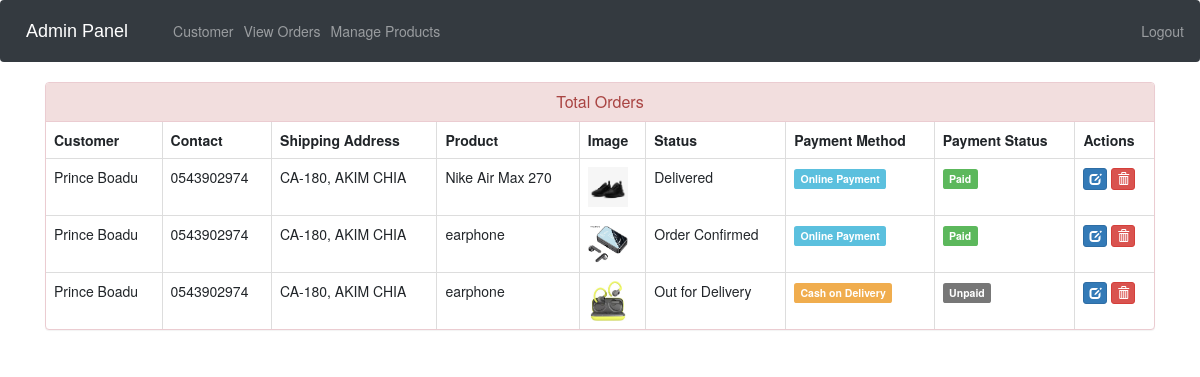
The page /admin-view-booking (signed in) on the database its author committed.
### ecom/models.py (models this page shows, shortened)
class Customer(models.Model):
    user=models.OneToOneField(User,on_delete=models.CASCADE)
    profile_pic= models.ImageField(upload_to='profile_pic/CustomerProfilePic/',null=True,blank=True)
    address = models.CharField(max_length=40)
    mobile = models.CharField(max_length=20,null=False)
    @property
    def get_name(self):
        return self.user.first_name+" "+self.user.last_name

class Orders(models.Model):
    STATUS =(
        ('Pending','Pending'),
        ('Order Confirmed','Order Confirmed'),
        ('Out for Delivery','Out for Delivery'),
        ('Delivered','Delivered'),
    )
    PAYMENT_METHOD = (
        ('Online Payment','Online Payment (Card/MoMo)'),
        ('Cash on Delivery','Cash on Delivery'),
    )
    PAYMENT_STATUS = (
        ('Paid','Paid'),
        ('Unpaid','Unpaid'),
    )
    customer=models.ForeignKey('Customer', on_delete=models.CASCADE,null=True)
    product=models.ForeignKey('Product',on_delete=models.CASCADE,null=True)
    email = models.CharField(max_length=50,null=True)
    address = models.CharField(max_length=500,null=True)
    mobile = models.CharField(max_length=20,null=True)
    order_date= models.DateField(auto_now_add=True,null=True)
    status=models.CharField(max_length=50,null=True,choices=STATUS)
    payment_method=models.CharField(max_length=20,null=True,choices=PAYMENT_METHOD,default='Online Payment')
    payment_status=models.CharField(max_length=10,null=True,choices=PAYMENT_STATUS,default='Unpaid')

class Product(models.Model):
    name=models.CharField(max_length=40)
    product_image= models.ImageField(upload_to='product_image/',null=True,blank=True)
    price = models.PositiveIntegerField()
    description=models.CharField(max_length=40)

### ecom/views.py (the view)
# urls.py: path('admin-view-booking', views.admin_view_booking_view,name='admin-view-booking'),
@login_required(login_url='adminlogin')
def admin_view_booking_view(request):
    orders=models.Orders.objects.all()
    ordered_products=[]
    ordered_bys=[]
    for order in orders:
        ordered_product=models.Product.objects.all().filter(id=order.product.id)
        ordered_by=models.Customer.objects.all().filter(id = order.customer.id)
        ordered_products.append(ordered_product)
        ordered_bys.append(ordered_by)
    return render(request,'ecom/admin_view_booking.html',{'data':zip(ordered_products,ordered_bys,orders)})

### templates/ecom/admin_view_booking.html (shortened to what this page needs)
{% extends 'ecom/admin_base.html' %}
{% load static %}
{% block content %}
<head>
  <link href="//netdna.bootstrapcdn.com/bootstrap/3.0.0/css/bootstrap.min.css" rel="stylesheet" id="bootstrap-css">
</head>
<div class="container">
  <div class="panel panel-danger">
    <div class="panel-heading">
      <h6 class="panel-title">Total Orders</h6>
    </div>
    <table class="table table-hover table-bordered" id="dev-table">
      <thead>
        <tr>
          <th>Customer</th>
          <th>Contact</th>
          <th>Shipping Address</th>
          <th>Product</th>
          <th>Image</th>
          <th>Status</th>
          <th>Payment Method</th>
          <th>Payment Status</th>
          <th>Actions</th>
        </tr>
      </thead>
      {% for product,customer,order in data %}
      <tr>
        {% for c in customer %}
        <td> {{c.get_name}}</td>
        <td>{{c.mobile}}</td>
        <td>{{order.address}}</td>
        {% endfor %}
        {% for p in product %}
        <td> {{p.name}}</td>
        <td> <img src="{% static p.product_image.url %}" alt="Profile Pic" height="40px" width="40px" /></td>
        <td>{{order.status}}</td>
        <td>
          {% if order.payment_method == 'Cash on Delivery' %}
          <span class="label label-warning">Cash on Delivery</span>
          {% else %}
          <span class="label label-info">Online Payment</span>
          {% endif %}
        </td>
        <td>
          {% if order.payment_status == 'Paid' %}
          <span class="label label-success">Paid</span>
          {% else %}
          <span class="label label-default">Unpaid</span>
          {% endif %}
        </td>
        <td><a class="btn btn-primary btn-xs" href="{% url 'update-order' order.id  %}"><span class="glyphicon glyphicon-edit"></span></a>
        <a class="btn btn-danger btn-xs" href="{% url 'delete-order' order.id  %}"><span class="glyphicon glyphicon-trash"></span></a></td>
        {% endfor %}
      </tr>
      {% endfor %}
    </table>
  </div>
</div>
{% endblock content %}

### templates/ecom/admin_view_booking.html (style rules this page uses)
a:link { text-decoration: none; }
h6 { text-align: center; }

### rows shown on the page
Orders: address "CA-180, AKIM CHIA", status "Delivered"
Customer: get_name "Prince Boadu", mobile "0543902974"
Product: name "Nike Air Max 270", product_image (picture), shows "Online Payment", shows "Paid"
Orders: address "CA-180, AKIM CHIA", status "Order Confirmed"
Product: name "earphone", product_image (picture), shows "Online Payment", shows "Paid"
Orders: address "CA-180, AKIM CHIA", status "Out for Delivery"
Product: name "earphone", product_image (picture), shows "Cash on Delivery", shows "Unpaid"
